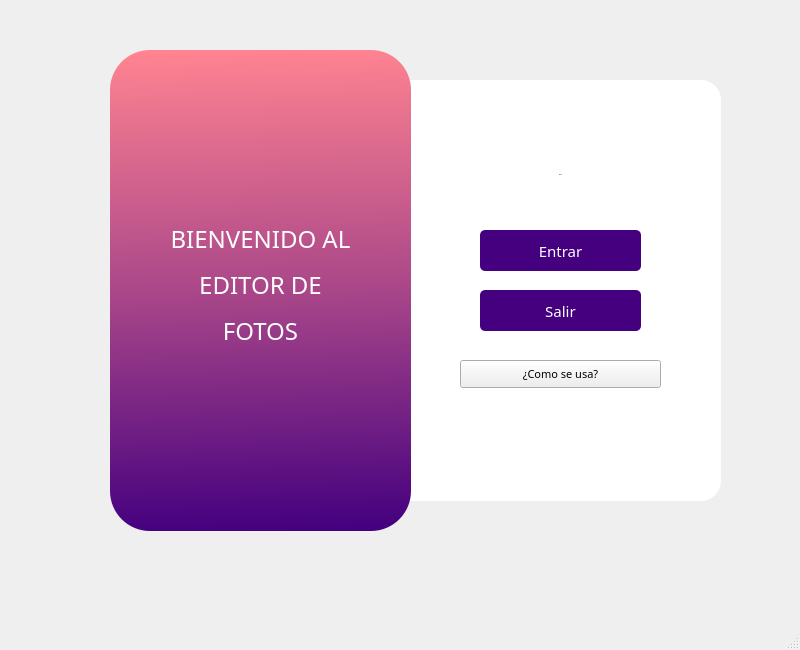
<?xml version="1.0" encoding="UTF-8"?>
<ui version="4.0">
 <class>MainWindow</class>
 <widget class="QMainWindow" name="MainWindow">
  <property name="geometry">
   <rect>
    <x>0</x>
    <y>0</y>
    <width>800</width>
    <height>650</height>
   </rect>
  </property>
  <property name="minimumSize">
   <size>
    <width>800</width>
    <height>650</height>
   </size>
  </property>
  <property name="maximumSize">
   <size>
    <width>800</width>
    <height>650</height>
   </size>
  </property>
  <property name="font">
   <font>
    <pointsize>1</pointsize>
    <kerning>true</kerning>
   </font>
  </property>
  <property name="cursor">
   <cursorShape>ArrowCursor</cursorShape>
  </property>
  <property name="windowTitle">
   <string>MainWindow</string>
  </property>
  <property name="toolButtonStyle">
   <enum>Qt::ToolButtonIconOnly</enum>
  </property>
  <property name="documentMode">
   <bool>false</bool>
  </property>
  <property name="tabShape">
   <enum>QTabWidget::Rounded</enum>
  </property>
  <property name="unifiedTitleAndToolBarOnMac">
   <bool>false</bool>
  </property>
  <widget class="QWidget" name="centralwidget">
   <widget class="QLabel" name="label">
    <property name="geometry">
     <rect>
      <x>110</x>
      <y>50</y>
      <width>301</width>
      <height>481</height>
     </rect>
    </property>
    <property name="styleSheet">
     <string notr="true">
background-color: qlineargradient(spread:pad, x1:0.542249, y1:1, x2:0.527, y2:0, stop:0 rgba(68, 0, 127, 255), stop:0.502488 rgba(170, 71, 137, 255), stop:1 rgba(255, 131, 145, 255));

border-radius: 40px;</string>
    </property>
    <property name="text">
     <string/>
    </property>
   </widget>
   <widget class="QLabel" name="label_2">
    <property name="geometry">
     <rect>
      <x>370</x>
      <y>80</y>
      <width>351</width>
      <height>421</height>
     </rect>
    </property>
    <property name="styleSheet">
     <string notr="true">background-color: rgb(255, 255, 255);
border-radius: 20px;</string>
    </property>
    <property name="text">
     <string/>
    </property>
   </widget>
   <widget class="QLabel" name="label_3">
    <property name="geometry">
     <rect>
      <x>110</x>
      <y>160</y>
      <width>301</width>
      <height>251</height>
     </rect>
    </property>
    <property name="font">
     <font>
      <family>Futura Maxi CG Bold</family>
      <pointsize>18</pointsize>
      <weight>50</weight>
      <italic>false</italic>
      <bold>false</bold>
     </font>
    </property>
    <property name="styleSheet">
     <string notr="true">font: 18pt &quot;Futura Maxi CG Bold&quot;;
color: white;</string>
    </property>
    <property name="text">
     <string>&lt;html&gt;&lt;head/&gt;&lt;body&gt;&lt;p align=&quot;center&quot;&gt;BIENVENIDO AL&lt;/p&gt;&lt;p align=&quot;center&quot;&gt;EDITOR DE&lt;/p&gt;&lt;p align=&quot;center&quot;&gt;FOTOS&lt;/p&gt;&lt;/body&gt;&lt;/html&gt;</string>
    </property>
   </widget>
   <widget class="QLabel" name="label_4">
    <property name="geometry">
     <rect>
      <x>500</x>
      <y>150</y>
      <width>121</width>
      <height>51</height>
     </rect>
    </property>
    <property name="styleSheet">
     <string notr="true">font: 18pt &quot;Futura Maxi CG Bold&quot;;
color: black;</string>
    </property>
    <property name="text">
     <string>&lt;html&gt;&lt;head/&gt;&lt;body&gt;&lt;p align=&quot;center&quot;&gt;INICIO&lt;/p&gt;&lt;/body&gt;&lt;/html&gt;</string>
    </property>
   </widget>
   <widget class="QPushButton" name="pushButton_2">
    <property name="geometry">
     <rect>
      <x>480</x>
      <y>230</y>
      <width>161</width>
      <height>41</height>
     </rect>
    </property>
    <property name="font">
     <font>
      <family>Futura Maxi CG Bold</family>
      <pointsize>11</pointsize>
      <weight>50</weight>
      <bold>false</bold>
     </font>
    </property>
    <property name="cursor">
     <cursorShape>PointingHandCursor</cursorShape>
    </property>
    <property name="styleSheet">
     <string notr="true">QPushButton#pushButton_2{
	background-color:rgba(68, 0, 127, 255);
	color: white;
	border-radius: 5px;
}

QPushButton#pushButton_2:pressed{
	padding-left: 5px;
	padding-top:5px;
	background-color: rgba(255, 131, 145, 255);
 	background-position: calc(100% - 10px)center;
}

QPushButton#pushButton_2:hover{
	background-color:rgba(255, 131, 145, 255);
}</string>
    </property>
    <property name="text">
     <string>Entrar</string>
    </property>
   </widget>
   <widget class="QPushButton" name="pushButton_3">
    <property name="geometry">
     <rect>
      <x>480</x>
      <y>290</y>
      <width>161</width>
      <height>41</height>
     </rect>
    </property>
    <property name="font">
     <font>
      <family>Futura Maxi CG Bold</family>
      <pointsize>11</pointsize>
      <weight>50</weight>
      <bold>false</bold>
     </font>
    </property>
    <property name="cursor">
     <cursorShape>PointingHandCursor</cursorShape>
    </property>
    <property name="styleSheet">
     <string notr="true">QPushButton#pushButton_3{
	background-color:rgba(68, 0, 127, 255);
	color: white;
	border-radius: 5px;
}

QPushButton#pushButton_3:pressed{
	padding-left: 5px;
	padding-top:5px;
	background-color: rgba(255, 131, 145, 255);
 	background-position: calc(100% - 10px)center;
}

QPushButton#pushButton_3:hover{
	background-color:rgba(255, 131, 145, 255);
}</string>
    </property>
    <property name="text">
     <string>Salir</string>
    </property>
   </widget>
   <widget class="QPushButton" name="pushButton">
    <property name="geometry">
     <rect>
      <x>460</x>
      <y>360</y>
      <width>201</width>
      <height>28</height>
     </rect>
    </property>
    <property name="font">
     <font>
      <family>Futura Maxi CG Bold</family>
      <pointsize>8</pointsize>
     </font>
    </property>
    <property name="cursor">
     <cursorShape>PointingHandCursor</cursorShape>
    </property>
    <property name="whatsThis">
     <string>&lt;html&gt;&lt;head/&gt;&lt;body&gt;&lt;p align=&quot;center&quot;&gt;&lt;br/&gt;&lt;/p&gt;&lt;/body&gt;&lt;/html&gt;</string>
    </property>
    <property name="styleSheet">
     <string notr="true">QPushButton#pushButton:pressed{
	padding-left: 5px;
	padding-top:5px;
	background-color: rgba(255, 131, 145, 255);
}

QPushButton#pushButton:hover{
	background-color:rgba(255, 131, 145, 255);
	color:white;
}</string>
    </property>
    <property name="text">
     <string>¿Como se usa?</string>
    </property>
   </widget>
   <zorder>label_2</zorder>
   <zorder>label</zorder>
   <zorder>label_3</zorder>
   <zorder>label_4</zorder>
   <zorder>pushButton_2</zorder>
   <zorder>pushButton_3</zorder>
   <zorder>pushButton</zorder>
  </widget>
  <widget class="QMenuBar" name="menubar">
   <property name="geometry">
    <rect>
     <x>0</x>
     <y>0</y>
     <width>800</width>
     <height>9</height>
    </rect>
   </property>
  </widget>
  <widget class="QStatusBar" name="statusbar"/>
 </widget>
 <resources/>
 <connections/>
</ui>
